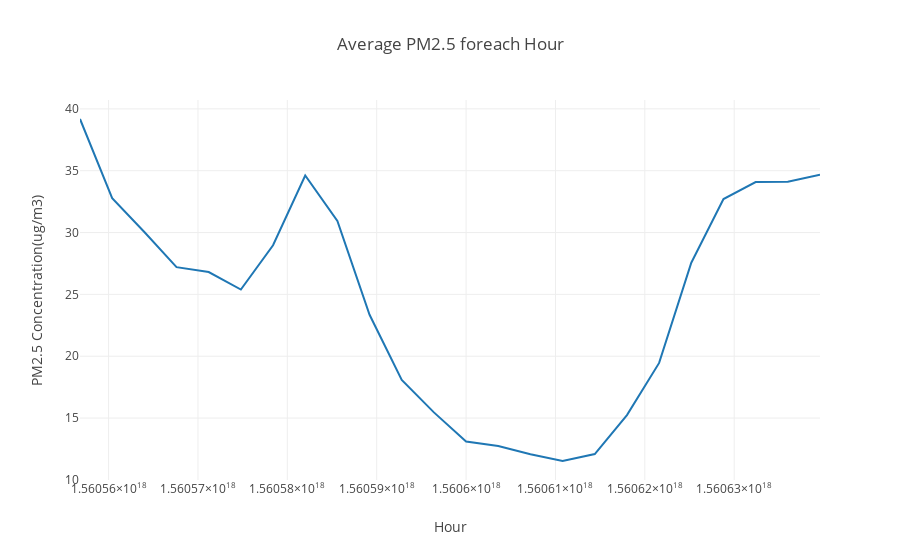

The cell this chart's notebook holds for it:
### Code cell
average_pm25_trend_for_each_hour = go.Scatter(x=average_pm25_concentration_for_each_hour_of_day['TimeStamp'].values,
                         y = average_pm25_concentration_for_each_hour_of_day['PM2.5(Ug/m3)'].values) 

layout = go.Layout(title='Average PM2.5 foreach Hour', xaxis=dict(title='Hour'),
                   yaxis=dict(title='PM2.5 Concentration(ug/m3)'))

fig = go.Figure(data=[average_pm25_trend_for_each_hour], layout=layout)
iplot(fig)
pio.write_image(fig, os.path.join(filepath , 'average_pm25_concentration_trend_for_each_hour.png'))

### Figure 1 — Plotly figure (JSON) as saved in the notebook; plotly's stock layout.template omitted (floating-point values rounded to 4 significant figures)
{"data": [{"type": "scatter", "uid": "800a9fbd-a3c9-4c44-9dba-fdba26fe5281", "x": [1560556800000000000, 1560560400000000000, 1560564000000000000, 1560567600000000000, 1560571200000000000, 1560574800000000000, 1560578400000000000, 1560582000000000000, 1560585600000000000, 1560589200000000000, 1560592800000000000, 1560596400000000000, 1560600000000000000, 1560603600000000000, 1560607200000000000, 1560610800000000000, 1560614400000000000, 1560618000000000000, 1560621600000000000, 1560625200000000000, 1560628800000000000, 1560632400000000000, 1560636000000000000, 1560639600000000000], "y": [39.18, 32.78, 30.04, 27.2, 26.81, 25.39, 28.97, 34.61, 30.93, 23.35, 18.09, 15.46, 13.11, 12.75, 12.08, 11.53, 12.09, 15.24, 19.46, 27.56, 32.71, 34.08, 34.11, 34.68]}], "layout": {"title": {"text": "Average PM2.5 foreach Hour"}, "xaxis": {"title": {"text": "Hour"}}, "yaxis": {"title": {"text": "PM2.5 Concentration(ug/m3)"}}}}
